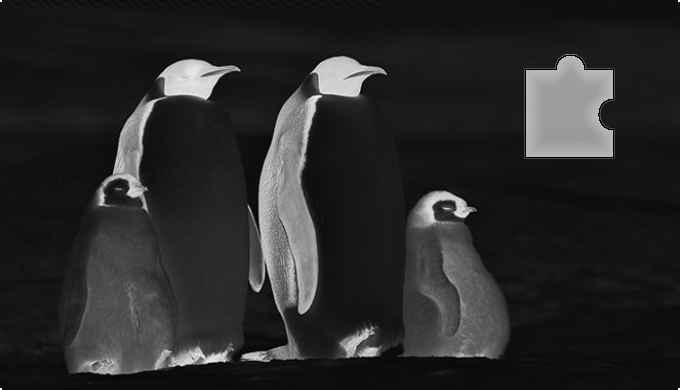
#> input picture targ.jpg, 680 x 390 px, given in place of captcha.png, which was not available
$ python compare_cv2.py
#> lines starting #> are read from the running program, lines starting #| are printed output that depends on the picture; after the words box and inside, x2 and y2 are one past the last pixel; in counts of white or black regions, pixels touching at a corner belong together; pictures that were not available may be replaced by others from this repository, and a replacement may not be noted
import cv2


def identify_gap(bg, tp, out):
    """
    bg: 背景图片
    tp: 处理过后的缺口图片
    out:输出图片
    """
#> called with bg = 'captcha.png', tp = 'captcha2.png', out = 'out.png'
    # 读取背景图片和缺口图片
    bg_img = cv2.imread(bg)  # 背景图片
#> bg_img is the input picture: shape (390, 680, 3); min 0, max 255, mean 41.8
    tp_img = cv2.imread(tp)  # 缺口图片
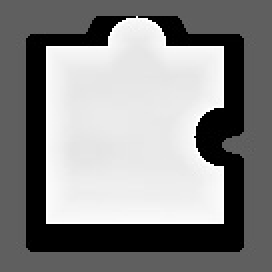
#> input picture temp.jpg, 136 x 136 px, given in place of captcha2.png, which was not available (shown 2 times larger)
#> tp_img is the input picture: shape (136, 136, 3); min 0, max 255, mean 134.7

    # 识别图片边缘
    bg_edge = cv2.Canny(bg_img, 100, 200)
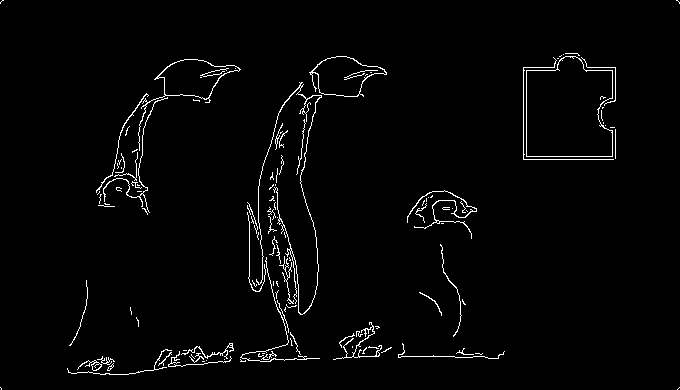
#> bg_edge: shape (390, 680); 2.2% white in thin lines or dots
    tp_edge = cv2.Canny(tp_img, 100, 200)
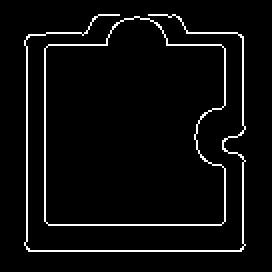
#> tp_edge: shape (136, 136) (shown 2 times larger); 4.5% white in thin lines or dots, all inside (x1, y1, x2, y2) = (12, 7, 123, 126)

    # 转换图片格式
    bg_pic = cv2.cvtColor(bg_edge, cv2.COLOR_GRAY2RGB)
#> bg_pic: shape (390, 680, 3); 2.2% white in thin lines or dots
    tp_pic = cv2.cvtColor(tp_edge, cv2.COLOR_GRAY2RGB)

    # 缺口匹配
    res = cv2.matchTemplate(bg_pic, tp_pic, cv2.TM_CCOEFF_NORMED)
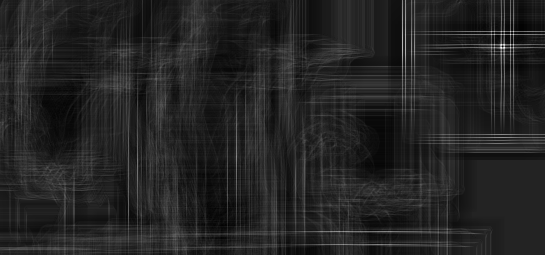
#> res: shape (255, 545) float32; min -0.0393, max 0.241, mean 0.000158; drawn with min black and max white
    min_val, max_val, min_loc, max_loc = cv2.minMaxLoc(res)  # 寻找最优匹配
#> min_val = -0.0393; max_val = 0.241; min_loc = (502, 46); max_loc = (504, 47)

    # 绘制方框
    th, tw = tp_pic.shape[:2]
#> th = 136; tw = 136
    # print(th, tw)
    tl = max_loc  # 左上角点的坐标
#> tl = (504, 47)
    # print(tl)
    br = (tl[0] + tw, tl[1] + th)  # 右下角点的坐标
#> br = (640, 183)
    cv2.rectangle(bg_img, tl, br, (0, 0, 255), 2)  # 绘制矩形
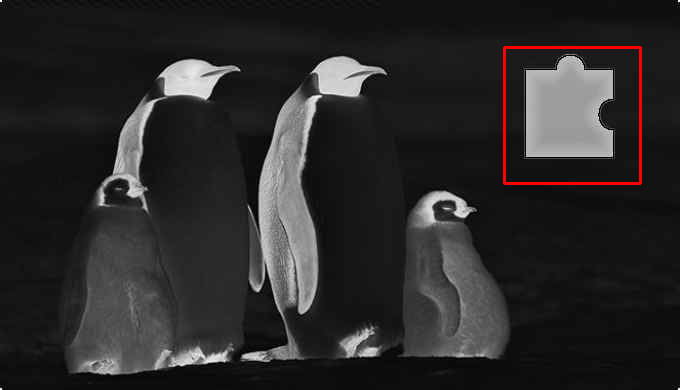
#> bg_img: shape (390, 680, 3); 0.61% of pixels changed, all inside (x1, y1, x2, y2) = (503, 46, 642, 185)
    cv2.imwrite(out, bg_img)  # 保存在本地

    # 返回缺口的X坐标
    return tl[0]


if __name__ == '__main__':
    gap = identify_gap("captcha.png", "captcha2.png", "out.png")
#> gap = 504
    print(gap)
#| 504
